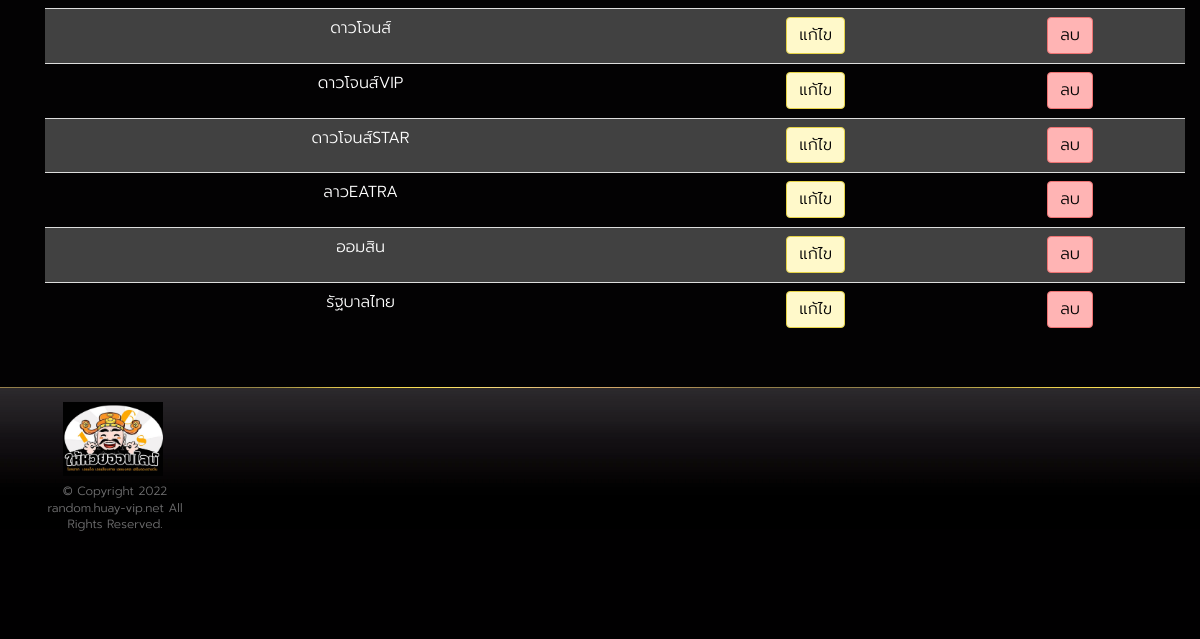
Before: /backend/permsub695/listhuay (signed in, lower part) with the older database file.
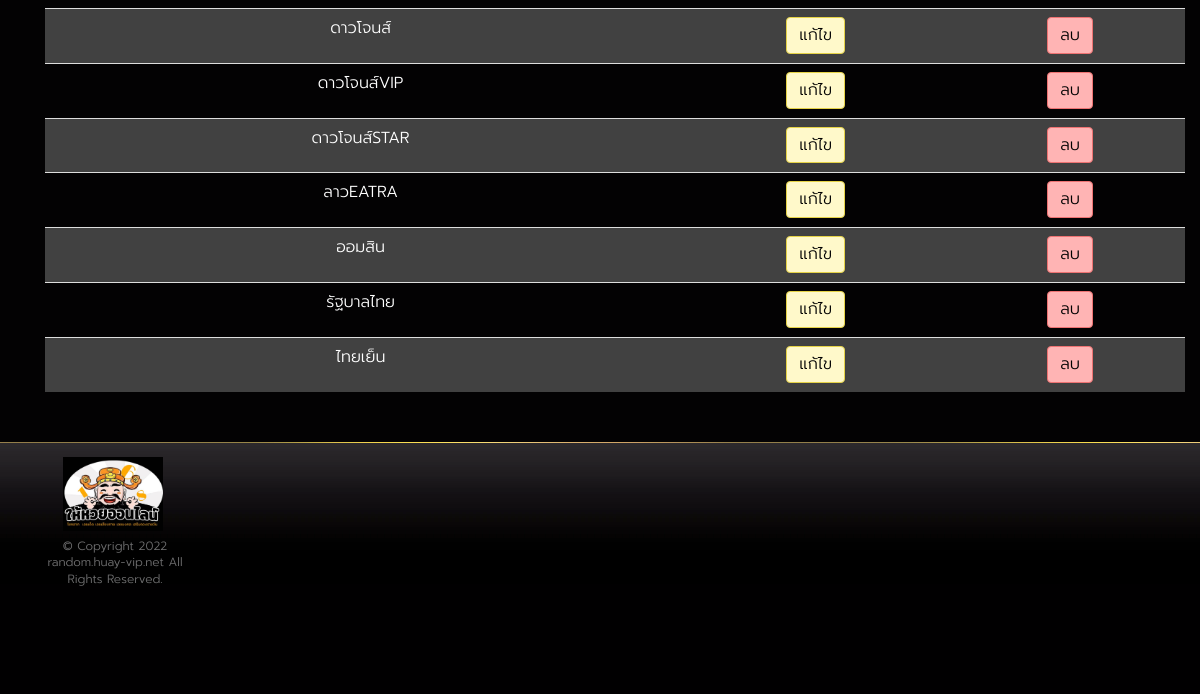
After: the same page with the newer database file.
### huayrandom/models.py (models this page shows, shortened)
class HuayTypeModel(models.Model):
    user = models.ForeignKey(User, on_delete=models.CASCADE)
    huay_list = models.ForeignKey(HuayListModel, on_delete=models.CASCADE)
    font_text = models.CharField(default='supermarket.ttf', max_length=255)
    font_number = models.CharField(default='HelveticaNeue.ttf', max_length=255)
    text_color = models.IntegerField(default=1)
    text_border_size = models.IntegerField(default=4)
    text_border_color = models.IntegerField(default=2)
    text_border_status = models.CharField(default='off', max_length=25)
    text_pos_x = models.IntegerField(default=500)
    text_pos_y = models.IntegerField(default=560)
    text_font_size = models.IntegerField(default=90)
    date_pos_x = models.IntegerField(default=1220)
    date_pos_y = models.IntegerField(default=45)
    date_font_size = models.IntegerField(default=30)
    date_color = models.IntegerField(default=1)
    main_num_pos_x = models.IntegerField(default=550)
    main_num_pos_y = models.IntegerField(default=720)
    main_num_font_size = models.IntegerField(default=90)
    main_num_separator = models.CharField(default=' - ', max_length=255)
    main_num_color = models.IntegerField(default=1)
    main_num_border_size = models.IntegerField(default=4)
    main_num_border_color = models.IntegerField(default=2)
    main_num_border_status = models.CharField(default='off', max_length=25)
    focus_num_pos_x = models.IntegerField(default=1025)
    focus_num_pos_y = models.IntegerField(default=780)
    focus_num_font_size = models.IntegerField(default=230)
    focus_num_color = models.IntegerField(default=1)
    focus_num_border_size = models.IntegerField(default=4)
    focus_num_border_color = models.IntegerField(default=2)
    focus_num_border_status = models.CharField(default='off', max_length=25)
    row1_x = models.IntegerField(default=170)
    row1_y = models.IntegerField(default=900)
    row2_x = models.IntegerField(default=170)
    row2_y = models.IntegerField(default=1000)
    row_font_size = models.IntegerField(default=90)
    row1_separator = models.CharField(default=' - ', max_length=255)
    row2_separator = models.CharField(default=' - ', max_length=255)
    row1_color= models.IntegerField(default=1)
    row2_color= models.IntegerField(default=1)
    row1_border_size = models.IntegerField(default=4)
    row1_border_color = models.IntegerField(default=2)
    row1_border_status = models.CharField(default='off', max_length=25)
    row2_border_size = models.IntegerField(default=4)
    row2_border_color = models.IntegerField(default=2)
    row2_border_status = models.CharField(default='off', max_length=25)
    credit_shop_pos_x = models.IntegerField(default=0)
    credit_shop_pos_y = models.IntegerField(default=0)
    credit_shop_font_size = models.IntegerField(default=0)
    credit_shop_border_size = models.IntegerField(default=4)
    credit_shop_border_color = models.IntegerField(default=2)
    credit_shop_border_status = models.CharField(default='off', max_length=25)
    def __str__(self):
        return self.huay_list.short_name

class HuayListModel(models.Model):
    short_name = models.CharField(default='None', max_length=255)
    full_name = models.CharField(default='None', max_length=255)
    page_name = models.CharField(default='None', max_length=255)
    time = models.TimeField()
    link = models.CharField(default='None', max_length=255)

### huayrandom/views.py (the view)
# urls.py: path('backend/<str:username>/listhuay',ListHuay,name='list_huay'),
@login_required
def ListHuay(request, username):
    context = {}
    userObject = User.objects.get(username=username)
    huayObject = HuayTypeModel.objects.filter(user=userObject)
    profileObject = ProfileModel.objects.get(user=userObject)
    context['huayObject'] = huayObject
    context['username'] = username
    context['houseName'] = profileObject.house_name
    return render(request, 'huay/list_huay.html', context)

### huayrandom/templates/huay/list_huay.html (shortened to what this page needs)
{% extends 'component/layout.html' %}
{%block content%}
<div class="wrap">
  <section class="slot-home-body">
    <div class="container">
      <section class="content">
        <div class="container">
          <div class="slot-intro">
            <table class="table table-striped">
              {%for item in huayObject%}
              <tr>
                <td class="text-center">
                  <div class="form-group">
                    {{item}}
                  </div>
                </td>
                <td class="text-center">
                  <a href="/backend/{{username}}/edit/detailpic/{{item.id}}" class="btn btn-yellow" style="color:black;">แก้ไข</a>
                </td>
                <td class="text-center">
                  <a href="#" class="btn btn-pink" style="color:black;">ลบ</a>
                </td>
              </tr>
              {%endfor%}
            </table>
          </div>
        </div>
      </section>
    </div>
    {%endblock content%}

Changed rows visible on the page:
now on this page (row edited): HuayTypeModel: huay_list.short_name "ไทยเย็น"
